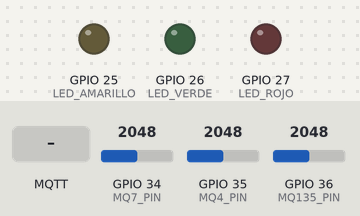
Recording of a sketch running on a simulated ESP32. Parts: output pins drawn as LEDs (lit = HIGH). The inputs (shaded band) are chosen by the test bench; at power-on: GPIO 35 (MQ4_PIN) = 2048, GPIO 36 (MQ135_PIN) = 2048, GPIO 34 (MQ7_PIN) = 2048. WiFi joins after 1.5 s; servers stay silent unless stated; no MQTT or app messages arrive unless stated; what the sketch prints to the serial monitor is not drawn.

Above: at 1.1 s.
At 3.7 s:
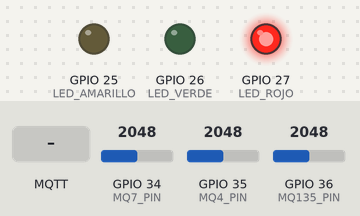
3.8 s: MQTT message "LED_ON" arrives on the first subscribed topic
At 3.92 s:
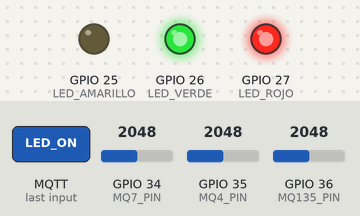
5.5 s: GPIO 35 (MQ4_PIN) set to 1228
8.3 s: GPIO 36 (MQ135_PIN) set to 1228
10.3 s: GPIO 34 (MQ7_PIN) set to 760
13.3 s: MQTT message "LED_OFF" arrives on the first subscribed topic
14.8 s: GPIO 35 (MQ4_PIN) set to 760
Timing chart, 0 to 17.8 s (numbered marks = the images above; inputs shaded):
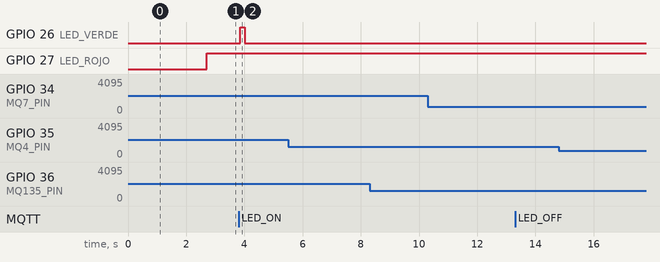

The sketch:

arduino_sketch.ino
```cpp
// ======================== LIBRERÍAS ========================
// Instala en Arduino IDE:
// Sketch > Include Library > Manage Libraries
// - PubSubClient (Nick O'Leary) - MQTT
// - ArduinoJson (Benoit Blanchon) - JSON

#include <WiFi.h>
#include <PubSubClient.h>
#include <ArduinoJson.h>

// ======================== CONFIGURACIÓN WiFi ========================
const char* WIFI_SSID = "Sala_sistemas";           // 📝 Cambia esto
const char* WIFI_PASSWORD = "*fKw8&97/"; // 📝 Cambia esto

// ======================== CONFIGURACIÓN MQTT ========================
const char* MQTT_SERVER = "broker.hivemq.com";   // Broker público gratis
const int MQTT_PORT = 1883;
const char* MQTT_USER = "";                      // Vacío para HiveMQ
const char* MQTT_PASSWORD = "";                  // Vacío para HiveMQ
const char* MQTT_CLIENT_ID = "ESP32_BIOSENSE_001"; // ID único del dispositivo

// ======================== TÓPICOS MQTT ========================
const char* MQTT_TOPIC_PUBLISH = "biosense-iot/sensores/datos";    // Publica sensores
const char* MQTT_TOPIC_SUBSCRIBE = "biosense-iot/control/comando"; // Recibe comandos

// ======================== PINES SENSORES (ANALÓGICO) ========================
#define MQ4_PIN 35    // Gas combustible
#define MQ7_PIN 34    // Monóxido de carbono
#define MQ135_PIN 36  // Calidad del aire (NOx, NH3, aromáticos)

// ======================== PINES LEDs (SEMÁFORO) ========================
#define LED_VERDE 26
#define LED_AMARILLO 25
#define LED_ROJO 27

// ======================== BASELINE (ajustado a tus datos) ========================
int BASE_MQ4 = 260;
int BASE_MQ7 = 220;
int BASE_MQ135 = 280;  // Valor en aire limpio

// ======================== UMBRALES (calibrados) ========================
int UMBRAL_NORMAL = 200;
int UMBRAL_PELIGRO = 800;

// ======================== VARIABLES GLOBALES ========================
int mq4 = 0;
int mq7 = 0;
int mq135 = 0;
String nivelActual = "NORMAL";
unsigned long lastMqttPublish = 0;
const unsigned long MQTT_PUBLISH_INTERVAL = 2000; // Publicar cada 2 segundos

// Objetos WiFi y MQTT
WiFiClient wifiClient;
PubSubClient mqttClient(wifiClient);

// ======================== FUNCIÓN: CONECTAR A WiFi ========================
void conectarWiFi() {
  Serial.println("\n[WiFi] Conectando a " + String(WIFI_SSID) + "...");

  WiFi.mode(WIFI_STA);
  WiFi.begin(WIFI_SSID, WIFI_PASSWORD);

  int attempts = 0;
  while (WiFi.status() != WL_CONNECTED && attempts < 20) {
    delay(500);
    Serial.print(".");
    attempts++;
  }

  if (WiFi.status() == WL_CONNECTED) {
    Serial.println("\n✅ WiFi conectado!");
    Serial.print("IP: ");
    Serial.println(WiFi.localIP());
  } else {
    Serial.println("\n❌ Fallo al conectar WiFi");
  }
}

// ======================== FUNCIÓN: RECONECTAR MQTT ========================
void reconectarMQTT() {
  while (!mqttClient.connected()) {
    Serial.print("[MQTT] Intentando conectar a " + String(MQTT_SERVER) + "...");

    if (mqttClient.connect(MQTT_CLIENT_ID, MQTT_USER, MQTT_PASSWORD)) {
      Serial.println(" ✅");

      // Suscribirse a tópico de control
      mqttClient.subscribe(MQTT_TOPIC_SUBSCRIBE);
      Serial.println("[MQTT] Suscrito a: " + String(MQTT_TOPIC_SUBSCRIBE));

      // Enviar mensaje de conexión
      mqttClient.publish(MQTT_TOPIC_PUBLISH, "{\"estado\":\"conectado\"}");

    } else {
      Serial.print("❌ ErrorCode: ");
      Serial.println(mqttClient.state());
      delay(5000);
    }
  }
}

// ======================== FUNCIÓN: CALLBACK MQTT ========================
// Recibe mensajes del broker
void callbackMQTT(char* topic, byte* message, unsigned int length) {
  Serial.print("[MQTT] Mensaje recibido en ");
  Serial.print(topic);
  Serial.print(": ");

  // Convertir mensaje a string
  String msg = "";
  for (int i = 0; i < length; i++) {
    msg += (char)message[i];
  }
  Serial.println(msg);

  // Ejemplo: Control de LEDs desde aplicación web
  if (String(topic) == MQTT_TOPIC_SUBSCRIBE) {
    if (msg == "LED_ON") {
      digitalWrite(LED_VERDE, HIGH);
    } else if (msg == "LED_OFF") {
      digitalWrite(LED_VERDE, LOW);
    }
  }
}

// ======================== FUNCIÓN: LEER PROMEDIO (Anti-ruido) ========================
int leerPromedio(int pin) {
  int suma = 0;
  for (int i = 0; i < 10; i++) {
    suma += analogRead(pin);
    delay(5);
  }
  return suma / 10;
}

// ======================== FUNCIÓN: ACTUALIZAR SEMÁFORO ========================
void actualizarSemafo() {
  int delta_mq4 = mq4 - BASE_MQ4;
  int delta_mq7 = mq7 - BASE_MQ7;
  int delta_mq135 = mq135 - BASE_MQ135;

  // El nivel se determina por el peor de los 3 sensores
  int valor = max({delta_mq4, delta_mq7, delta_mq135});

  if (valor < UMBRAL_NORMAL) {
    digitalWrite(LED_VERDE, HIGH);
    digitalWrite(LED_AMARILLO, LOW);
    digitalWrite(LED_ROJO, LOW);
    nivelActual = "NORMAL";
  }
  else if (valor < UMBRAL_PELIGRO) {
    digitalWrite(LED_VERDE, LOW);
    digitalWrite(LED_AMARILLO, HIGH);
    digitalWrite(LED_ROJO, LOW);
    nivelActual = "MODERADO";
  }
  else {
    digitalWrite(LED_VERDE, LOW);
    digitalWrite(LED_AMARILLO, LOW);
    digitalWrite(LED_ROJO, HIGH);
    nivelActual = "PELIGRO";
  }
}

// ======================== FUNCIÓN: PUBLICAR DATOS MQTT ========================
void publicarDatos() {
  // Crear JSON con los datos de los 3 sensores
  StaticJsonDocument<512> doc;

  // Sensores
  doc["mq4"] = mq4;
  doc["mq7"] = mq7;
  doc["mq135"] = mq135;

  // Valores de referencia
  doc["base_mq4"] = BASE_MQ4;
  doc["base_mq7"] = BASE_MQ7;
  doc["base_mq135"] = BASE_MQ135;

  // Deltas
  doc["delta_mq4"] = mq4 - BASE_MQ4;
  doc["delta_mq7"] = mq7 - BASE_MQ7;
  doc["delta_mq135"] = mq135 - BASE_MQ135;

  // Nivel general
  doc["nivel"] = nivelActual;

  // Metadata
  doc["timestamp"] = millis();
  doc["dispositivo"] = MQTT_CLIENT_ID;

  // Convertir JSON a string
  String jsonString;
  serializeJson(doc, jsonString);

  // Publicar en MQTT
  if (mqttClient.publish(MQTT_TOPIC_PUBLISH, jsonString.c_str())) {
    Serial.println("[MQTT] Datos publicados: " + jsonString);
  } else {
    Serial.println("[MQTT] Error al publicar datos");
  }
}

// ======================== SETUP ========================
void setup() {
  Serial.begin(115200);
  delay(1000);

  Serial.println("\n\n=== SISTEMA DE MONITOREO DE AIRE ===");
  Serial.println("Iniciando...\n");

  // Configurar pines
  pinMode(LED_VERDE, OUTPUT);
  pinMode(LED_AMARILLO, OUTPUT);
  pinMode(LED_ROJO, OUTPUT);
  pinMode(MQ4_PIN, INPUT);
  pinMode(MQ7_PIN, INPUT);

  // Apagar todos los LEDs inicialmente
  digitalWrite(LED_VERDE, LOW);
  digitalWrite(LED_AMARILLO, LOW);
  digitalWrite(LED_ROJO, LOW);

  // Conectar a WiFi
  conectarWiFi();

  // Configurar MQTT
  mqttClient.setServer(MQTT_SERVER, MQTT_PORT);
  mqttClient.setCallback(callbackMQTT);

  Serial.println("✅ Setup completado\n");
}

// ======================== LOOP ========================
void loop() {
  // Verificar conexión WiFi
  if (WiFi.status() != WL_CONNECTED) {
    Serial.println("[WiFi] Desconectado, reconectando...");
    conectarWiFi();
  }

  // Verificar conexión MQTT
  if (!mqttClient.connected()) {
    reconectarMQTT();
  }

  // Mantener conexión MQTT activa
  mqttClient.loop();

  // ======================== LECTURA DE SENSORES ========================
  mq4 = leerPromedio(MQ4_PIN);
  mq7 = leerPromedio(MQ7_PIN);
  mq135 = leerPromedio(MQ135_PIN);

  // ======================== ACTUALIZAR SEMÁFORO ========================
  actualizarSemafo();

  // ======================== MOSTRAR EN SERIAL ========================
  Serial.print("[INFO] MQ4: "); Serial.print(mq4);
  Serial.print(" | MQ7: "); Serial.print(mq7);
  Serial.print(" | MQ135: "); Serial.print(mq135);
  Serial.print(" | Nivel: "); Serial.println(nivelActual);

  // ======================== PUBLICAR A MQTT (cada 2 segundos) ========================
  if (millis() - lastMqttPublish >= MQTT_PUBLISH_INTERVAL) {
    publicarDatos();
    lastMqttPublish = millis();
  }

  delay(100); // Pequeño delay para estabilidad
}
```

Measured:
- after the input at 3.8 s, GPIO 26 (LED_VERDE): LOW → HIGH after 0.05 s, → LOW 0.15 s later
- after the input at 5.5 s, every drawn part: stays the same
- after the input at 8.3 s, every drawn part: stays the same
- after the input at 10.3 s, every drawn part: stays the same
- after the input at 13.3 s, every drawn part: stays the same
- after the input at 14.8 s, every drawn part: stays the same
